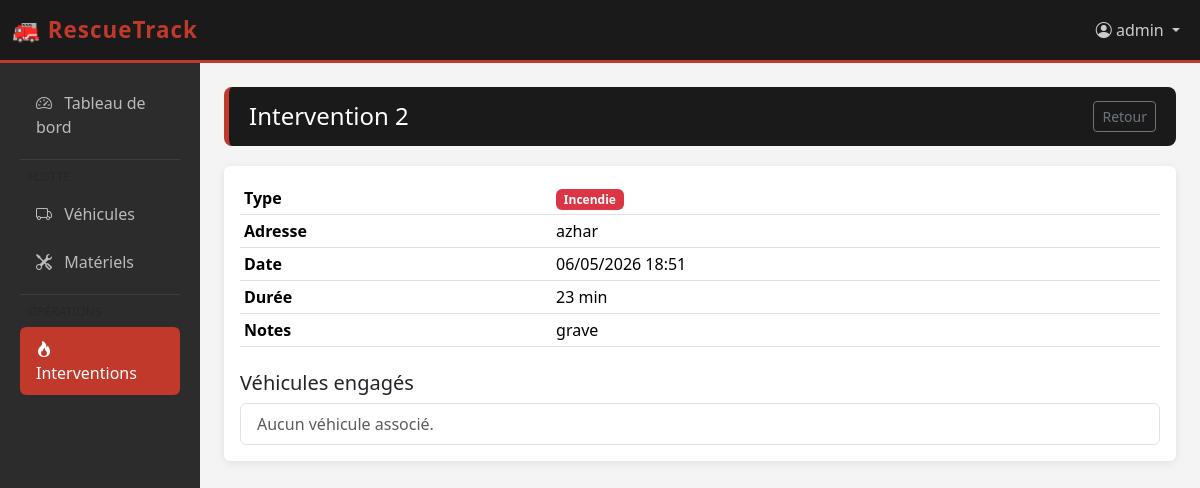
Page /interventions/2/ (signed in) on the committed database.
### caserne/models.py (models this page shows, shortened)
class Intervention(models.Model):
    TYPE_CHOICES = [
        ('Incendie', 'Incendie'),
        ('Accident', 'Accident'),
        ('Secours', 'Secours à personne'),
    ]
    TYPE_SINISTRE_CHOICES = TYPE_CHOICES
    numero_rapport = models.CharField(max_length=100)
    type_sinistre = models.CharField(max_length=50, choices=TYPE_CHOICES)
    adresse = models.CharField(max_length=255)
    date_appel = models.DateTimeField()
    duree = models.IntegerField(help_text='Durée en minutes')
    notes = models.TextField(blank=True)
    vehicules = models.ManyToManyField(Vehicule)
    @property
    def badge_class(self):
        return {
            'Incendie': 'bg-danger',
            'Accident': 'bg-warning',
            'Secours': 'bg-success',
        }.get(self.type_sinistre, 'bg-secondary')

### caserne/views.py (the view)
# urls.py: path('interventions/<int:id>/', views.intervention_detail, name='intervention_detail'),
def intervention_detail(request, id):
    intervention = get_object_or_404(Intervention, id=id)
    return render(request, 'intervention_detail.html', {'intervention': intervention})

### templates/intervention_detail.html (shortened to what this page needs)
{% extends 'core/base.html' %}
{% block content %}
<div class="page-header d-flex justify-content-between align-items-center">
  <h4 class="mb-0">Intervention {{ intervention.numero_rapport }}</h4>
  <a href="{% url 'intervention_list' %}" class="btn btn-sm btn-outline-secondary">Retour</a>
</div>
<div class="card">
  <div class="card-body">
    <table class="table table-sm mb-4">
      <tr><th>Type</th><td><span class="badge {{ intervention.badge_class }}">{{ intervention.get_type_sinistre_display }}</span></td></tr>
      <tr><th>Adresse</th><td>{{ intervention.adresse }}</td></tr>
      <tr><th>Date</th><td>{{ intervention.date_appel|date:"d/m/Y H:i" }}</td></tr>
      <tr><th>Durée</th><td>{{ intervention.duree }} min</td></tr>
      <tr><th>Notes</th><td>{{ intervention.notes|default:'Aucune note' }}</td></tr>
    </table>
    <h5>Véhicules engagés</h5>
    <ul class="list-group">
      {% for v in intervention.vehicules.all %}
      <li class="list-group-item">
        <a href="{% url 'vehicule_detail' v.id %}">{{ v.code_radio }} – {{ v.immatriculation }}</a>
      </li>
      {% empty %}
      <li class="list-group-item text-muted">Aucun véhicule associé.</li>
      {% endfor %}
    </ul>
  </div>
</div>
{% endblock %}

### templates/core/base.html (shortened to what this page needs)
<!DOCTYPE html>
<html lang="fr">
<head>
  <link href="https://cdn.jsdelivr.net/npm/bootstrap@5.3.2/dist/css/bootstrap.min.css" rel="stylesheet">
  <link href="https://cdn.jsdelivr.net/npm/bootstrap-icons@1.11.3/font/bootstrap-icons.css" rel="stylesheet">
</head>
<body>
<nav class="navbar navbar-expand-lg">
  <div class="container-fluid">
    <a class="navbar-brand" href="{% url 'landing' %}">🚒 RescueTrack</a>
    <div class="collapse navbar-collapse" id="navbarNav">
      <ul class="navbar-nav ms-auto">
        {% if user.is_authenticated %}
        <li class="nav-item dropdown">
          <a class="nav-link dropdown-toggle" href="#" data-bs-toggle="dropdown">
            <i class="bi bi-person-circle"></i> {{ user.get_full_name|default:user.username }}
          </a>
        </li>
        {% endif %}
      </ul>
    </div>
  </div>
</nav>
<div class="container-fluid">
  <div class="row">
    <div class="col-md-2 sidebar py-3">
      <nav class="nav flex-column">
        <a class="nav-link {% if request.resolver_match.url_name == 'dashboard' %}active{% endif %}"
           href="{% url 'dashboard' %}">
          <i class="bi bi-speedometer2"></i> Tableau de bord
        </a>
        <hr class="border-secondary my-2 mx-2">
        <small class="text-muted px-3 mb-1" style="font-size:.75rem;">FLOTTE</small>
        <a class="nav-link {% if 'vehicule' in request.resolver_match.url_name %}active{% endif %}"
           href="{% url 'vehicule_list' %}">
          <i class="bi bi-truck"></i> Véhicules
        </a>
        <a class="nav-link {% if 'materiel' in request.resolver_match.url_name %}active{% endif %}"
           href="{% url 'materiel_list' %}">
          <i class="bi bi-tools"></i> Matériels
        </a>
        <hr class="border-secondary my-2 mx-2">
        <small class="text-muted px-3 mb-1" style="font-size:.75rem;">OPÉRATIONS</small>
        <a class="nav-link {% if 'intervention' in request.resolver_match.url_name %}active{% endif %}"
           href="{% url 'intervention_list' %}">
          <i class="bi bi-fire"></i> Interventions
        </a>
      </nav>
    </div>
    <div class="col-md-10 py-4 px-4">
      {% block content %}{% endblock %}
    </div>
  </div>
</div>
</body>
</html>

### templates/core/base.html (style rules this page uses)
:root { --rt-red: #c0392b; --rt-dark: #1a1a1a; --rt-gray: #2c2c2c; }
body { background: #f4f4f4; }
.navbar { background: var(--rt-dark) !important; border-bottom: 3px solid var(--rt-red); }
.navbar-brand { color: var(--rt-red) !important; font-weight: 800; font-size: 1.4rem; letter-spacing: 1px; }
.navbar-nav .nav-link { color: #ccc !important; }
.sidebar { background: var(--rt-gray); min-height: calc(100vh - 60px); }
.sidebar .nav-link { color: #bbb; padding: 10px 16px; border-radius: 6px; margin: 2px 8px; }
.sidebar .nav-link.active { background: var(--rt-red); color: #fff !important; }
.sidebar .nav-link i { margin-right: 8px; }
.card { border: none; box-shadow: 0 2px 8px rgba(0,0,0,0.08); }
.page-header { background: var(--rt-dark); color: white; padding: 14px 20px; border-radius: 8px; border-left: 5px solid var(--rt-red); margin-bottom: 20px; }

### rows in the picture
Intervention: numero_rapport "2", type_sinistre "Incendie", adresse "azhar", date_appel "06/05/2026 18:51", duree "23", notes "grave"

### other values in the picture
{{ user.get_full_name|default:user.username }} "admin"
